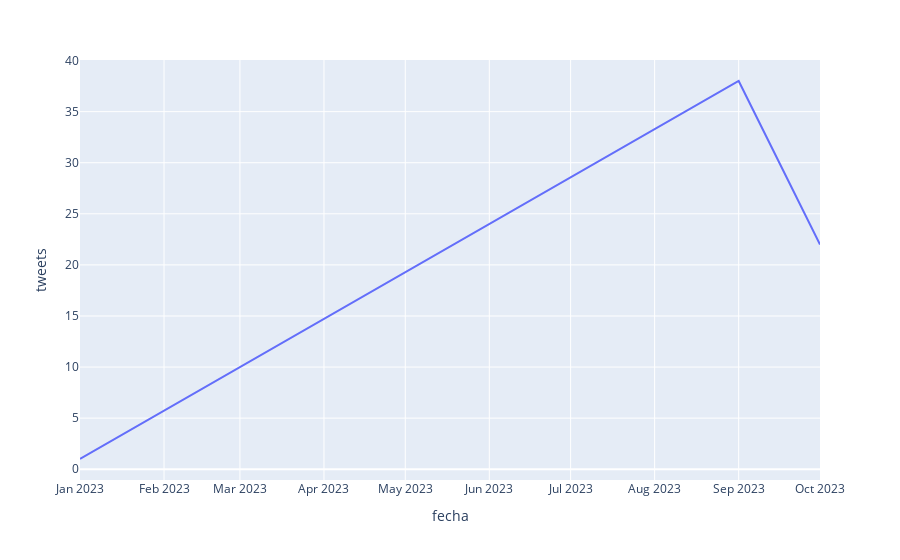

Write notebook code for a chart like this one.
### Code cell
# Convertir la columna 'fecha' a tipo string
ts_cleaned['fecha'] = ts_cleaned['fecha'].astype(str)

fig = px.line(ts_cleaned, x='fecha', y='tweets')
fig.write_html("history.html")
fig.show()

ts_cleaned.describe()

### Figure 1 — Plotly figure (JSON) as saved in the notebook; plotly's stock layout.template omitted (floating-point values rounded to 4 significant figures)
{"data": [{"hovertemplate": "fecha=%{x}<br>tweets=%{y}<extra></extra>", "legendgroup": "", "line": {"color": "#636efa", "dash": "solid"}, "marker": {"symbol": "circle"}, "mode": "lines", "name": "", "orientation": "v", "showlegend": false, "type": "scatter", "x": ["2023-01", "2023-09", "2023-10"], "xaxis": "x", "y": [1, 38, 22], "yaxis": "y"}], "layout": {"legend": {"tracegroupgap": 0}, "margin": {"t": 60}, "xaxis": {"anchor": "y", "domain": [0, 1], "title": {"text": "fecha"}}, "yaxis": {"anchor": "x", "domain": [0, 1], "title": {"text": "tweets"}}}}
